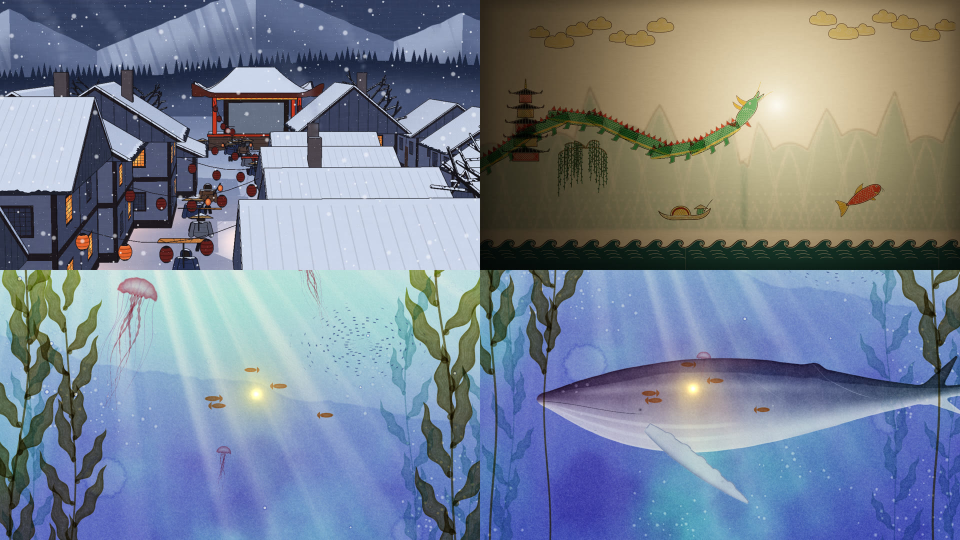
#> input picture yiliguang/style_frames.jpg, 1920 x 1080 px (shown at 1/2 size)
$ python -i pack_assets.py   (imports and definitions only)
#> lines starting #> are read from the running program, lines starting #| are printed output that depends on the picture
#> further down, picture is the input picture: PIL image 1920x1080 RGB; mean R, G, B 119.8, 130.6, 147
"""Pack the generated pictures for the new worlds into the page as data URIs.
usage: python3 tools/pack_assets.py <dir with the generated PNGs>
Writes src/assets/conte.js, stop.js, paper.js, summer.js, pond.js, village.js, piying.js, ink.js and sea.js (or only the bundles named after the directory). Each layer is cropped to what it covers (transparent ones), split where
one picture holds several separate things, and stored as JPEG (opaque, grey or colour) or WebP (with transparency)."""
import base64, io, json, os, sys
from PIL import Image
SRC = sys.argv[1]
OUT = os.path.join(os.path.dirname(os.path.abspath(__file__)), '..', 'src', 'assets')

# [77 lines left out: functions crop_alpha, split_columns, split_components, uri, scale, write, not called in this run]

# [1 line not run here, left out]
ONLY = sys.argv[2:]                         # (optionally just these bundles: conte stop paper summer pond village piying ink sea)
want = lambda name: not ONLY or name in ONLY
# ---- conté: the drawing is grey. Everything that stands or moves in it goes into one atlas: the old single layers, and the
# animated ones, each a row of frames (a walk, a trot, a wing-beat) cut from one generated sheet and lined up on one anchor
# (the feet on one line, the body over one point), so a frame can be swapped for the next without the figure jumping.
def bleed_edge(im, r=6):
    """the colour inside a cut-out carried out under its soft edge (a white fringe painted round it doesn't show as a halo)"""
#> called with r = 6
    import numpy as np
    from PIL import ImageFilter
    A = np.asarray(im.convert('RGBA')).astype(np.float32); a = A[..., 3:] / 255.0
#> after `a = A[..., 3:] / 255.0`: a: shape (1080, 1920, 1) float32; every value is 1
    solid = (a > 0.6).astype(np.float32)
    pm = Image.fromarray(np.clip(A[..., :3] * solid, 0, 255).astype('uint8')).filter(ImageFilter.GaussianBlur(r))
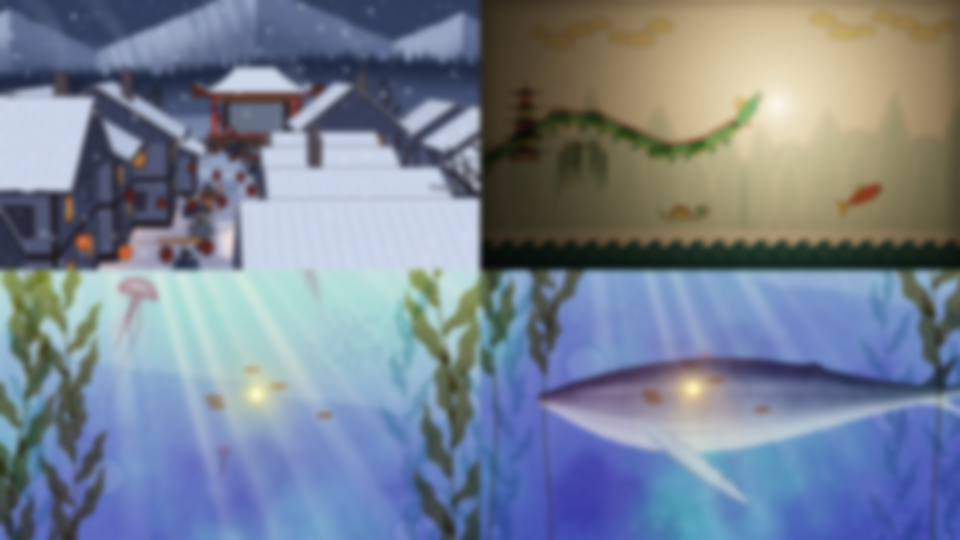
#> pm: PIL image 1920x1080 RGB (shown at 1/2 size); mean R, G, B 119.8, 130.6, 147
    am = Image.fromarray((solid[..., 0] * 255).astype('uint8')).filter(ImageFilter.GaussianBlur(r))
#> am: PIL image 1920x1080 L; every value is 255
    fill = np.asarray(pm).astype(np.float32) / np.maximum(np.asarray(am).astype(np.float32)[..., None] / 255.0, 1e-3)
    rgb = np.where(a > 0.6, A[..., :3], np.clip(fill, 0, 255))
    # where the soft edge was painted near white, it was a halo, not the thing: let it go
    lum = A[..., :3].mean(-1, keepdims=True) / 255.0
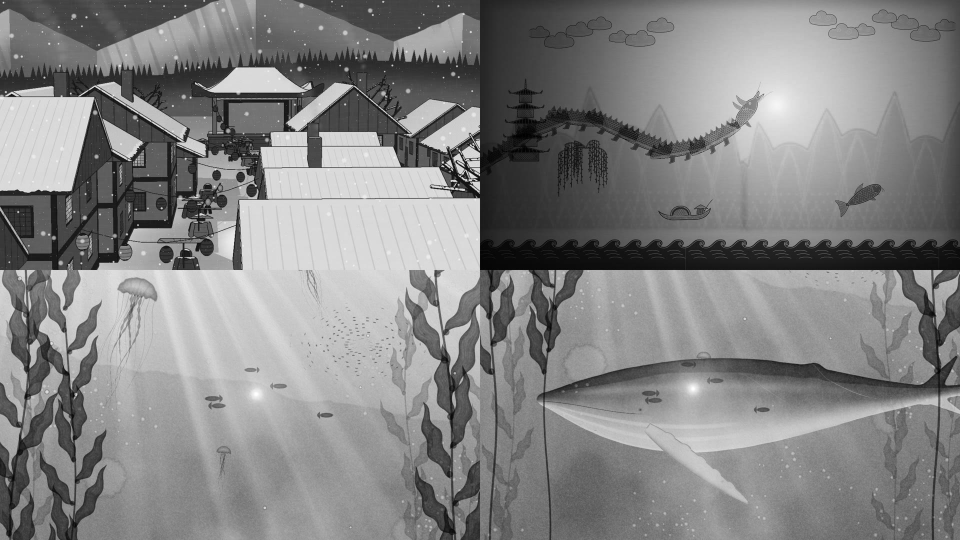
#> lum: shape (1080, 1920, 1) float32 (shown at 1/2 size); min 0, max 1, mean 0.52
    a2 = np.where(a < 0.9, a * np.clip((1.0 - lum) / 0.25, 0, 1), a)
    return Image.fromarray(np.concatenate([rgb, a2 * 255], -1).clip(0, 255).astype('uint8'), 'RGBA')

# [49 lines left out: functions lum_key, sheet_frames, pack_atlas, not called in this run]

CAB_WHEELS = [(0.3922, 0.2375, 125 / 640), (0.8706, 0.2690, 162 / 640)]     # (hub x, y from the foot, radius: of the cab's height)
# [229 lines not run here, left out]
# ---- the ink handscroll, in two halves (painted over the scroll's own layout, so everything that moves on it still
# stands where it should): kept as how much ink lies on the paper (0 bare paper … 1 the blackest), grey
# [7 lines left out: function ink_density, not called in this run]
# [66 lines not run here, left out]

>>> from PIL import Image
>>> picture = Image.open('../style_frames.jpg')
>>> result = bleed_edge(picture)

$ run again, on yiliguang/shots/m1-a-room-moments.jpg
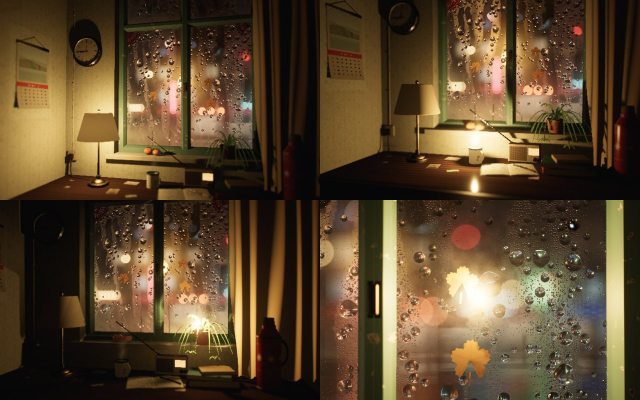
#> input picture yiliguang/shots/m1-a-room-moments.jpg, 1280 x 800 px (shown at 1/2 size)
#> picture is the input picture: PIL image 1280x800 RGB; mean R, G, B 91.6, 71.4, 45.3
#> a: shape (800, 1280, 1) float32; every value is 1
#> in bleed_edge, `pm = Image.fromarray(np.clip(A[..., :3] * solid, 0, 255).astype('uint8..`:
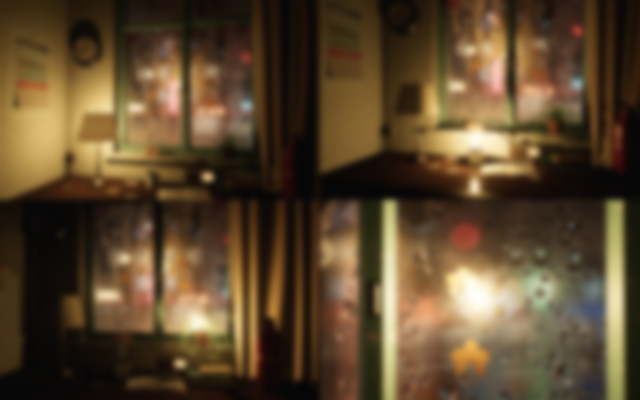
#> pm: PIL image 1280x800 RGB (shown at 1/2 size); mean R, G, B 91.6, 71.4, 45.2
#> am: PIL image 1280x800 L; every value is 255
#> in bleed_edge, `lum = A[..., :3].mean(-1, keepdims=True) / 255.0`:
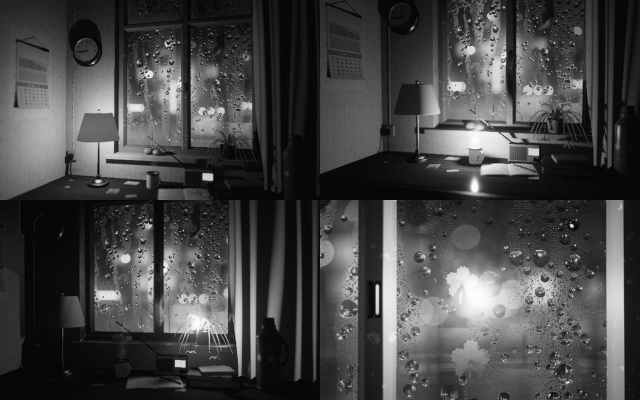
#> lum: shape (800, 1280, 1) float32 (shown at 1/2 size); min 0.00392, max 1, mean 0.272
